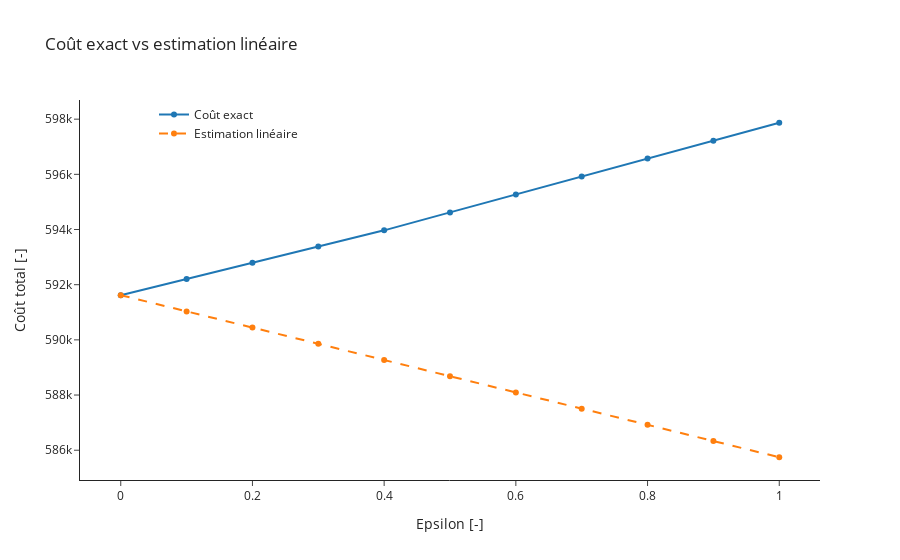

This figure's notebook cell:
### Code cell
epsilons = np.linspace(0, 1, 11)
couts_exact, couts_estimes = [], []

for eps in epsilons:
    cout_exact, _ = resolution_dual(demande + eps * delta_demande)
    couts_exact.append(cout_exact)
    couts_estimes.append(cout_optimal + eps*dy)

# Graphe
fig = go.Figure()
fig.add_trace(go.Scatter(x=epsilons, y=couts_exact, mode="lines+markers", name="Coût exact"))
fig.add_trace(go.Scatter(x=epsilons, y=couts_estimes, mode="lines+markers", name="Estimation linéaire", line=dict(dash="dash")))
fig.update_layout(
    title="Coût exact vs estimation linéaire",
    xaxis_title="Epsilon [-]",
    yaxis_title="Coût total [-]",
    template="simple_white",
    legend=dict(
        x=0.1,
        y=1,
        xanchor='left',
        yanchor='top'
    )
)
fig.show()

### Figure 1 — Plotly figure (JSON) as saved in the notebook; plotly's stock layout.template omitted (floating-point values rounded to 4 significant figures)
{"data": [{"mode": "lines+markers", "name": "Coût exact", "type": "scatter", "x": [0, 0.1, 0.2, 0.3, 0.4, 0.5, 0.6, 0.7, 0.8, 0.9, 1], "y": [591620, 592200.0, 592795, 593400.0, 593970, 594620, 595270, 595920, 596570, 597220, 597870]}, {"line": {"dash": "dash"}, "mode": "lines+markers", "name": "Estimation linéaire", "type": "scatter", "x": [0, 0.1, 0.2, 0.3, 0.4, 0.5, 0.6, 0.7, 0.8, 0.9, 1], "y": [591620, 591000.0, 590445, 589900.0, 589270, 588700.0, 588095, 587500.0, 586920, 586300.0, 585745]}], "layout": {"legend": {"x": 0.1, "xanchor": "left", "y": 1, "yanchor": "top"}, "title": {"text": "Coût exact vs estimation linéaire"}, "xaxis": {"title": {"text": "Epsilon [-]"}}, "yaxis": {"title": {"text": "Coût total [-]"}}}}
